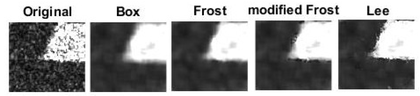
%> input picture region1_test.PNG, 420 x 96 px, shrunk from 1284 x 292 before the run
$ octave --eval "result = gammaEdge(imread('region1_test.PNG'));"   (GNU Octave 9; MATLAB toolbox functions it lacks are replaced by stand-ins)
%> lines starting %> are read from the running program, lines starting %| are printed output that depends on the picture; in (x1, y1, x2, y2) boxes, pixels count from 0 and x2, y2 are one past the last pixel; in counts of white or black regions, pixels touching at a corner belong together; the program's own positions count from 1
function edge = gammaEdge(Image, deadpixel)
% The gammaEdge function takes af image as input in order to detect
% itsedges. This is done with a kernel.
%
% input: Image = the givin image one wish to perform the gamme operator on
%   deadpixel  = giving the values on the edges on the original image a
%   value
% output:   edge = gamme operated iamge.
%
% Example: gammaEdge(img, 'on');
%          performs gamme on img. 'on' gives the operator a deadpixel value of 0.
%%authors: Kristian S鴕ensen, Eigil Lippert  and Simon Lupemba
%
%%
%
% Handling variable input 'deadpixel'. If no input, it's interpreted as
% 'off' and set to zero (since assigning to 'off' doesn't work)
if nargin == 1
    deadpixel = 0;
end

n=1; %size of kernel
dimensions = size(Image); %dimensions of input matrix.
%> dimensions = [96 420 3]
edgeY = 0; %Empty array for mean values.
Yright = 0;
Yleft = 0;

edgeX = 0;
Xtop = 0;
Xbottom = 0;
%% Determins edges in Y-direction
for k = -n:n
        %Horizontal displacements:
        %moves element to the left, adds zeros on the left, if k is on the
        %left of the center array (-n).
        if k<0
        Eh = padarray(Image(:, 1:dimensions(2)-abs(k)),[0 abs(k)], 'pre');
        end

        %moves element to the right, adds zeros on the right
        if k>0
        Eh = padarray(Image(:, 1+k:dimensions(2)),[0 k], 'post');
        end

        %when reaching the center element - do nothing.
        if k ~= 0
            for i = -n:n
                %Vertical displacements:
                %moves elements up, adds zeros above
                if i < 0
                Ev = padarray(Eh(1:dimensions(1)-abs(i),:),[abs(i) 0], 'pre');
                end
                %moves elements down, adds zeros below
                if i > 0
                Ev = padarray(Eh(1+i:dimensions(1),:),[i 0], 'post');
                end
                %when reaching the center element - do nothing.
                if i == 0
                    Ev = Eh;
                end

                if k < 0
                    Yleft = Ev + Yleft;
                end
                if k > 0
                    Yright = Ev + Yright;
                end
            end
        end
end
%> this loop made 3 passes
%> pass 1, in gammaEdge, `Eh = padarray(Image(:, 1:dimensions(2)-abs(k)),[0 abs(k)], 'pre');`:
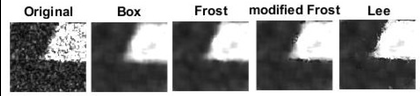
%> Eh: size 96x420 uint8; min 0, max 255, mean 144.4
%> pass 3, in gammaEdge, `Eh = padarray(Image(:, 1+k:dimensions(2)),[0 k], 'post');`:
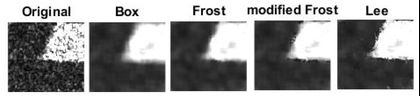
%> Eh: size 96x420 uint8; min 0, max 255, mean 144.4; mean of the top-left, top-right, bottom-left and bottom-right quarters 173.2, 186.4, 101.6, 116.3
%> after the loop:
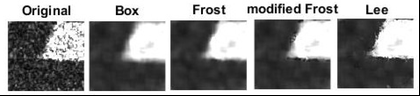
%> Ev: size 96x420 uint8; min 0, max 255, mean 141.7
%> after the loop:
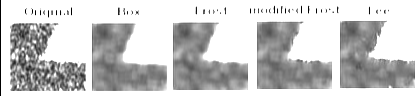
%> Yleft: size 96x420 uint8; min 0, max 255, mean 201
%> after the loop:
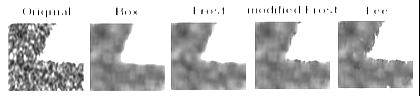
%> Yright: size 96x420 uint8; min 0, max 255, mean 201; mean of the top-left, top-right, bottom-left and bottom-right quarters 216.7, 224.8, 177.3, 185.1

Yleft(Yleft<0.01)=0.01; % The low values are set to 0.01 s氓 we don't divde by zero or anything near.
Yright(Yright<0.01)=0.01;
edgeY = Yleft./Yright;
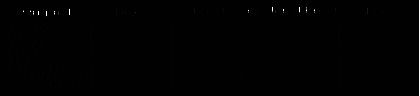
%> edgeY: size 96x420 uint8; min 0, max 255, mean 1.9
edgeY(edgeY<1) = 1./edgeY(edgeY<1) ;
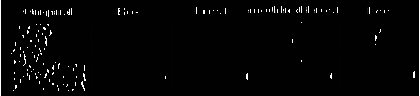
%> edgeY: size 96x420 uint8; 1.59% of pixels changed, all inside (x1, y1, x2, y2) = (0, 0, 415, 96)
edgeY = edgeY -1; % set so noEdge=0
clear Yleft Yright Ev Eh

%% Determines edges in X-direction
for k = -n:n
        %Horizontal displacements:
        %moves element to the left, adds zeros on the left, if k is on the
        %left of the center array (-n).
        if k<0
        Eh = padarray(Image(:, 1:dimensions(2)-abs(k)),[0 abs(k)], 'pre');
        end

        %moves element to the right, adds zeros on the right
        if k>0
        Eh = padarray(Image(:, 1+k:dimensions(2)),[0 k], 'post');
        end

        %when reaching the center element - do nothing.
        if k == 0
            Eh = Image;
        end

        for i = -n:n
            %Vertical displacements:
            %moves elements up, adds zeros above. Then adds to top
            %variable
            if i < 0
                Ev = padarray(Eh(1:dimensions(1)-abs(i),:),[abs(i) 0], 'pre');
                Xtop = Ev + Xtop;
            end

            %moves elements down, adds zeros below. Then adds to bottom
            %variable
            if i > 0
                Ev = padarray(Eh(1+i:dimensions(1),:),[i 0], 'post');
                Xbottom = Ev + Xbottom;
            end
        end
end
Xtop(Xtop<0.01) = 0.01;% The low values are set to 0.01 s氓 we don't divde by zero or anything near.
Xbottom(Xbottom<0.01) = 0.01;
edgeX = Xtop./Xbottom;
edgeX(edgeX<1) = 1./edgeX(edgeX<1) ;
edgeX = edgeX -1; % set so noEdge=0
clear Xtop Xbottom Ev Eh

%% Finalization of edges:

edgetotal = sqrt((edgeY).^2 + (edgeX).^2);

if deadpixel == 'on';
    edgetotal(dimensions(1)-5+1:dimensions(1),:) = 0;
    edgetotal(1:5,:) = 0;
    edgetotal(:,dimensions(2)-5+1:dimensions(2)) = 0;
    edgetotal(:,1:5) = 0;
end

edge = edgetotal;
%> (the run ends here)
